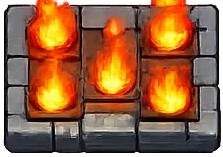
#> input picture assets/fire_trap.jpg, 223 x 157 px
$ python slice_and_map.py ../assets/fire_trap.jpg 5 5 out
#> lines starting #> are read from the running program, lines starting #| are printed output that depends on the picture
"""
Slice a spritesheet into tiles and save mapped filenames for common game assets.

Usage:
    python scripts/slice_and_map.py assets/spritesheet.png cols rows assets

Defaults: cols=3, rows=5, out_dir=assets

The script will save raw tiles as sprite_r{r}_c{c}.png and also attempt to save mapped files
with suggested names (e.g., tile_path.png, tower_physical.png, enemy_tank.png, trap_fire.png).
If the sheet dimensions or layout differ, re-run with correct cols/rows.
"""
import sys
import os
from PIL import Image

DEFAULT_COLS = 3
DEFAULT_ROWS = 5

# Suggested mapping for a 3x5 layout (row, col) -> filename
SUGGESTED_MAPPING = {
    (0,0): 'tile_path.png',
    (0,1): 'tile_grass.png',
    (0,2): 'tile_wall.png',
    (1,0): 'tower_physical.png',
    (1,1): 'tower_magic.png',
    (1,2): 'proj_arrow.png',
    (2,0): 'enemy_tank.png',
    (2,1): 'proj_magic.png',
    (2,2): 'proj_magic2.png',
    (3,0): 'enemy_fighter.png',
    (3,1): 'enemy_mage.png',
    (3,2): 'enemy_assassin.png',
    (4,0): 'enemy_knight.png',
    (4,1): 'enemy_healer.png',
    (4,2): 'trap_row.png',  # may contain both traps; keep raw slices too
}


def slice_and_map(path, cols, rows, out_dir):
#> called with path = '../assets/fire_trap.jpg', cols = 5, rows = 5, out_dir = 'out'
    im = Image.open(path)
#> im is the input picture: PIL image 223x157 RGB; mean R, G, B 152.2, 102.2, 69.4
    w, h = im.size
#> w = 223; h = 157
    tile_w = w // cols
#> tile_w = 44
    tile_h = h // rows
#> tile_h = 31
    os.makedirs(out_dir, exist_ok=True)
    saved = []
    for r in range(rows):
        for c in range(cols):
            box = (c * tile_w, r * tile_h, (c + 1) * tile_w, (r + 1) * tile_h)
            tile = im.crop(box)
            raw_name = os.path.join(out_dir, f"sprite_r{r}_c{c}.png")
            tile.save(raw_name)
            saved.append(raw_name)
            # Also save suggested mapped name if exists
            mapped = SUGGESTED_MAPPING.get((r,c))
            if mapped:
                tile.save(os.path.join(out_dir, mapped))
#> this loop made 5 passes
#> pass 1, in slice_and_map, `tile.save(raw_name)`:
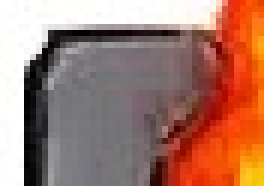
#> saved as sprite_r0_c0.png: PIL image 44x31 RGB (shown 6 times larger); mean R, G, B 166, 122.1, 107.8
#> pass 1, in slice_and_map, `tile.save(raw_name)`:
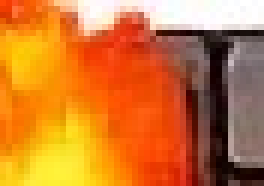
#> saved as sprite_r0_c1.png: PIL image 44x31 RGB (shown 6 times larger); mean R, G, B 205.6, 121.6, 51.1
#> pass 1, in slice_and_map, `tile.save(raw_name)`:
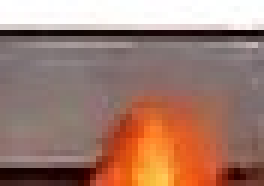
#> saved as sprite_r0_c2.png: PIL image 44x31 RGB (shown 6 times larger); mean R, G, B 160.7, 124.6, 111.3
#> pass 1, in slice_and_map, `tile.save(raw_name)`:
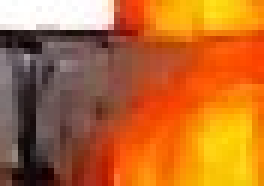
#> saved as sprite_r0_c3.png: PIL image 44x31 RGB (shown 6 times larger); mean R, G, B 186.8, 108.5, 47.1
#> after the loop:
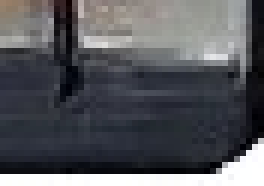
#> tile: PIL image 44x31 RGB (shown 6 times larger); mean R, G, B 86.8, 88.1, 92.8
#> after the loop, saved = 25 items, first 6: 'out/sprite_r0_c0.png', 'out/sprite_r0_c1.png', 'out/sprite_r0_c2.png', 'out/sprite_r0_c3.png', 'out/sprite_r0_c4.png', 'out/sprite_r1_c0.png'
    return saved


def main():
    if len(sys.argv) >= 5:
        path = sys.argv[1]
        cols = int(sys.argv[2])
        rows = int(sys.argv[3])
        out_dir = sys.argv[4]
    else:
        path = input('Path to spritesheet (e.g. assets/spritesheet.png): ').strip()
        cols = int(input(f'Columns [{DEFAULT_COLS}]: ').strip() or DEFAULT_COLS)
        rows = int(input(f'Rows [{DEFAULT_ROWS}]: ').strip() or DEFAULT_ROWS)
        out_dir = input('Output directory (e.g. assets) [assets]: ').strip() or 'assets'

    if not os.path.exists(path):
        print('Spritesheet not found:', path)
        sys.exit(1)

    saved = slice_and_map(path, cols, rows, out_dir)
    print('Saved', len(saved), 'raw tiles to', out_dir)
#| Saved 25 raw tiles to out
    print('Also saved suggested mapped filenames for common assets where possible.')

if __name__ == '__main__':
    main()

$ run again, on assets/enemy_path.png
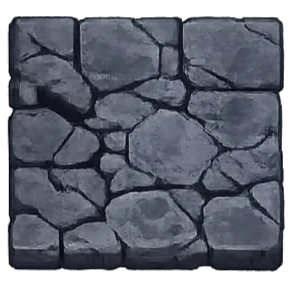
#> input picture assets/enemy_path.png, 295 x 295 px
#> in slice_and_map, im is the input picture: PIL image 295x295 RGBA; mean R, G, B, A 115, 118.9, 129.9, 205.3
#> the loop in slice_and_map, `for r in range(rows):` made 5 passes
#> pass 1, in slice_and_map, `tile.save(raw_name)`:
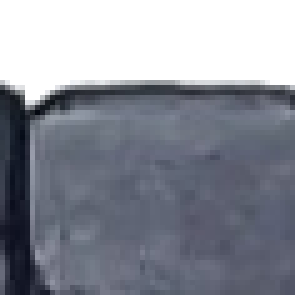
#> saved as sprite_r0_c3.png: PIL image 59x59 RGBA (shown 5 times larger); mean R, G, B, A 138.9, 142.5, 152.8, 183.6; transparent parts drawn white
#> after the loop in slice_and_map, `for r in range(rows):`:
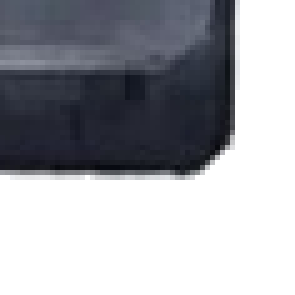
#> tile: PIL image 59x59 RGBA (shown 5 times larger); mean R, G, B, A 162.6, 164.2, 169.7, 123; transparent parts drawn white
#> after the loop in slice_and_map, `for r in range(rows):`: saved = 25 items, first 6: 'out/sprite_r0_c0.png', 'out/sprite_r0_c1.png', 'out/sprite_r0_c2.png', 'out/sprite_r0_c3.png', 'out/sprite_r0_c4.png', 'out/sprite_r1_c0.png'
#| Saved 25 raw tiles to out
